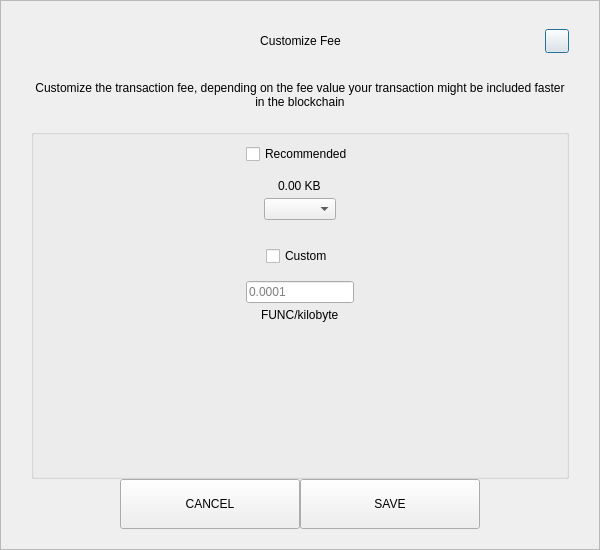
<?xml version="1.0" encoding="UTF-8"?>
<ui version="4.0">
 <class>SendCustomFeeDialog</class>
 <widget class="QDialog" name="SendCustomFeeDialog">
  <property name="geometry">
   <rect>
    <x>0</x>
    <y>0</y>
    <width>600</width>
    <height>550</height>
   </rect>
  </property>
  <property name="windowTitle">
   <string>Form</string>
  </property>
  <layout class="QVBoxLayout" name="verticalLayout_3">
   <property name="spacing">
    <number>0</number>
   </property>
   <property name="leftMargin">
    <number>0</number>
   </property>
   <property name="topMargin">
    <number>0</number>
   </property>
   <property name="rightMargin">
    <number>0</number>
   </property>
   <property name="bottomMargin">
    <number>0</number>
   </property>
   <item>
    <widget class="QFrame" name="frame">
     <property name="styleSheet">
      <string notr="true"/>
     </property>
     <property name="frameShape">
      <enum>QFrame::StyledPanel</enum>
     </property>
     <property name="frameShadow">
      <enum>QFrame::Raised</enum>
     </property>
     <layout class="QVBoxLayout" name="verticalLayout_2">
      <property name="spacing">
       <number>0</number>
      </property>
      <property name="leftMargin">
       <number>30</number>
      </property>
      <property name="topMargin">
       <number>20</number>
      </property>
      <property name="rightMargin">
       <number>30</number>
      </property>
      <property name="bottomMargin">
       <number>20</number>
      </property>
      <item>
       <layout class="QHBoxLayout" name="horizontalLayout_3">
        <property name="spacing">
         <number>0</number>
        </property>
        <item>
         <spacer name="horizontalSpacer_21">
          <property name="orientation">
           <enum>Qt::Horizontal</enum>
          </property>
          <property name="sizeHint" stdset="0">
           <size>
            <width>40</width>
            <height>20</height>
           </size>
          </property>
         </spacer>
        </item>
        <item>
         <widget class="QLabel" name="labelTitle">
          <property name="minimumSize">
           <size>
            <width>0</width>
            <height>40</height>
           </size>
          </property>
          <property name="maximumSize">
           <size>
            <width>16777215</width>
            <height>40</height>
           </size>
          </property>
          <property name="styleSheet">
           <string notr="true">padding-left:24px;</string>
          </property>
          <property name="text">
           <string>Customize Fee</string>
          </property>
          <property name="alignment">
           <set>Qt::AlignCenter</set>
          </property>
          <property name="margin">
           <number>7</number>
          </property>
         </widget>
        </item>
        <item>
         <spacer name="horizontalSpacer">
          <property name="orientation">
           <enum>Qt::Horizontal</enum>
          </property>
          <property name="sizeHint" stdset="0">
           <size>
            <width>40</width>
            <height>20</height>
           </size>
          </property>
         </spacer>
        </item>
        <item>
         <widget class="QPushButton" name="btnEsc">
          <property name="minimumSize">
           <size>
            <width>24</width>
            <height>24</height>
           </size>
          </property>
          <property name="maximumSize">
           <size>
            <width>24</width>
            <height>24</height>
           </size>
          </property>
          <property name="text">
           <string/>
          </property>
         </widget>
        </item>
       </layout>
      </item>
      <item>
       <spacer name="verticalSpacer_2">
        <property name="orientation">
         <enum>Qt::Vertical</enum>
        </property>
        <property name="sizeType">
         <enum>QSizePolicy::Fixed</enum>
        </property>
        <property name="sizeHint" stdset="0">
         <size>
          <width>20</width>
          <height>20</height>
         </size>
        </property>
       </spacer>
      </item>
      <item>
       <widget class="QLabel" name="labelMessage">
        <property name="text">
         <string>Customize the transaction fee, depending on the fee value your transaction might be included faster in the blockchain</string>
        </property>
        <property name="alignment">
         <set>Qt::AlignCenter</set>
        </property>
        <property name="wordWrap">
         <bool>true</bool>
        </property>
       </widget>
      </item>
      <item>
       <spacer name="verticalSpacer_3">
        <property name="orientation">
         <enum>Qt::Vertical</enum>
        </property>
        <property name="sizeType">
         <enum>QSizePolicy::Fixed</enum>
        </property>
        <property name="sizeHint" stdset="0">
         <size>
          <width>20</width>
          <height>20</height>
         </size>
        </property>
       </spacer>
      </item>
      <item>
       <widget class="QGroupBox" name="groupBox">
        <property name="title">
         <string/>
        </property>
        <layout class="QVBoxLayout" name="verticalLayout">
         <property name="leftMargin">
          <number>12</number>
         </property>
         <property name="rightMargin">
          <number>12</number>
         </property>
         <item>
          <layout class="QVBoxLayout" name="verticalLayout_4">
           <property name="spacing">
            <number>5</number>
           </property>
           <item alignment="Qt::AlignHCenter">
            <widget class="QCheckBox" name="checkBoxRecommended">
             <property name="text">
              <string>Recommended</string>
             </property>
            </widget>
           </item>
           <item>
            <spacer name="verticalSpacer_5">
             <property name="orientation">
              <enum>Qt::Vertical</enum>
             </property>
             <property name="sizeType">
              <enum>QSizePolicy::Fixed</enum>
             </property>
             <property name="sizeHint" stdset="0">
              <size>
               <width>20</width>
               <height>10</height>
              </size>
             </property>
            </spacer>
           </item>
           <item alignment="Qt::AlignHCenter">
            <widget class="QLabel" name="labelFee">
             <property name="text">
              <string>0.00 KB</string>
             </property>
            </widget>
           </item>
           <item alignment="Qt::AlignHCenter">
            <widget class="QComboBox" name="comboBoxRecommended"/>
           </item>
          </layout>
         </item>
         <item>
          <spacer name="verticalSpacer">
           <property name="orientation">
            <enum>Qt::Vertical</enum>
           </property>
           <property name="sizeType">
            <enum>QSizePolicy::Fixed</enum>
           </property>
           <property name="sizeHint" stdset="0">
            <size>
             <width>20</width>
             <height>20</height>
            </size>
           </property>
          </spacer>
         </item>
         <item>
          <layout class="QVBoxLayout" name="verticalLayout_5">
           <property name="spacing">
            <number>5</number>
           </property>
           <item alignment="Qt::AlignHCenter">
            <widget class="QCheckBox" name="checkBoxCustom">
             <property name="text">
              <string>Custom</string>
             </property>
            </widget>
           </item>
           <item>
            <spacer name="verticalSpacer_6">
             <property name="orientation">
              <enum>Qt::Vertical</enum>
             </property>
             <property name="sizeType">
              <enum>QSizePolicy::Fixed</enum>
             </property>
             <property name="sizeHint" stdset="0">
              <size>
               <width>20</width>
               <height>10</height>
              </size>
             </property>
            </spacer>
           </item>
           <item alignment="Qt::AlignHCenter">
            <widget class="QLineEdit" name="lineEditCustomFee">
             <property name="placeholderText">
              <string notr="true">0.0001</string>
             </property>
            </widget>
           </item>
           <item alignment="Qt::AlignHCenter">
            <widget class="QLabel" name="labelCustomFee">
             <property name="text">
              <string>FUNC/kilobyte</string>
             </property>
            </widget>
           </item>
          </layout>
         </item>
         <item>
          <spacer name="verticalSpacer_4">
           <property name="orientation">
            <enum>Qt::Vertical</enum>
           </property>
           <property name="sizeHint" stdset="0">
            <size>
             <width>20</width>
             <height>40</height>
            </size>
           </property>
          </spacer>
         </item>
        </layout>
       </widget>
      </item>
      <item>
       <layout class="QHBoxLayout" name="horizontalLayout" stretch="1,2,2,1">
        <item>
         <spacer name="horizontalSpacer1">
          <property name="orientation">
           <enum>Qt::Horizontal</enum>
          </property>
          <property name="sizeHint" stdset="0">
           <size>
            <width>40</width>
            <height>20</height>
           </size>
          </property>
         </spacer>
        </item>
        <item>
         <widget class="QPushButton" name="btnCancel">
          <property name="minimumSize">
           <size>
            <width>180</width>
            <height>50</height>
           </size>
          </property>
          <property name="focusPolicy">
           <enum>Qt::NoFocus</enum>
          </property>
          <property name="text">
           <string>CANCEL</string>
          </property>
         </widget>
        </item>
        <item>
         <widget class="QPushButton" name="btnSave">
          <property name="minimumSize">
           <size>
            <width>180</width>
            <height>50</height>
           </size>
          </property>
          <property name="focusPolicy">
           <enum>Qt::NoFocus</enum>
          </property>
          <property name="text">
           <string>SAVE</string>
          </property>
         </widget>
        </item>
        <item>
         <spacer name="horizontalSpacer_2">
          <property name="orientation">
           <enum>Qt::Horizontal</enum>
          </property>
          <property name="sizeHint" stdset="0">
           <size>
            <width>40</width>
            <height>20</height>
           </size>
          </property>
         </spacer>
        </item>
       </layout>
      </item>
     </layout>
    </widget>
   </item>
  </layout>
 </widget>
 <resources/>
 <connections/>
</ui>
